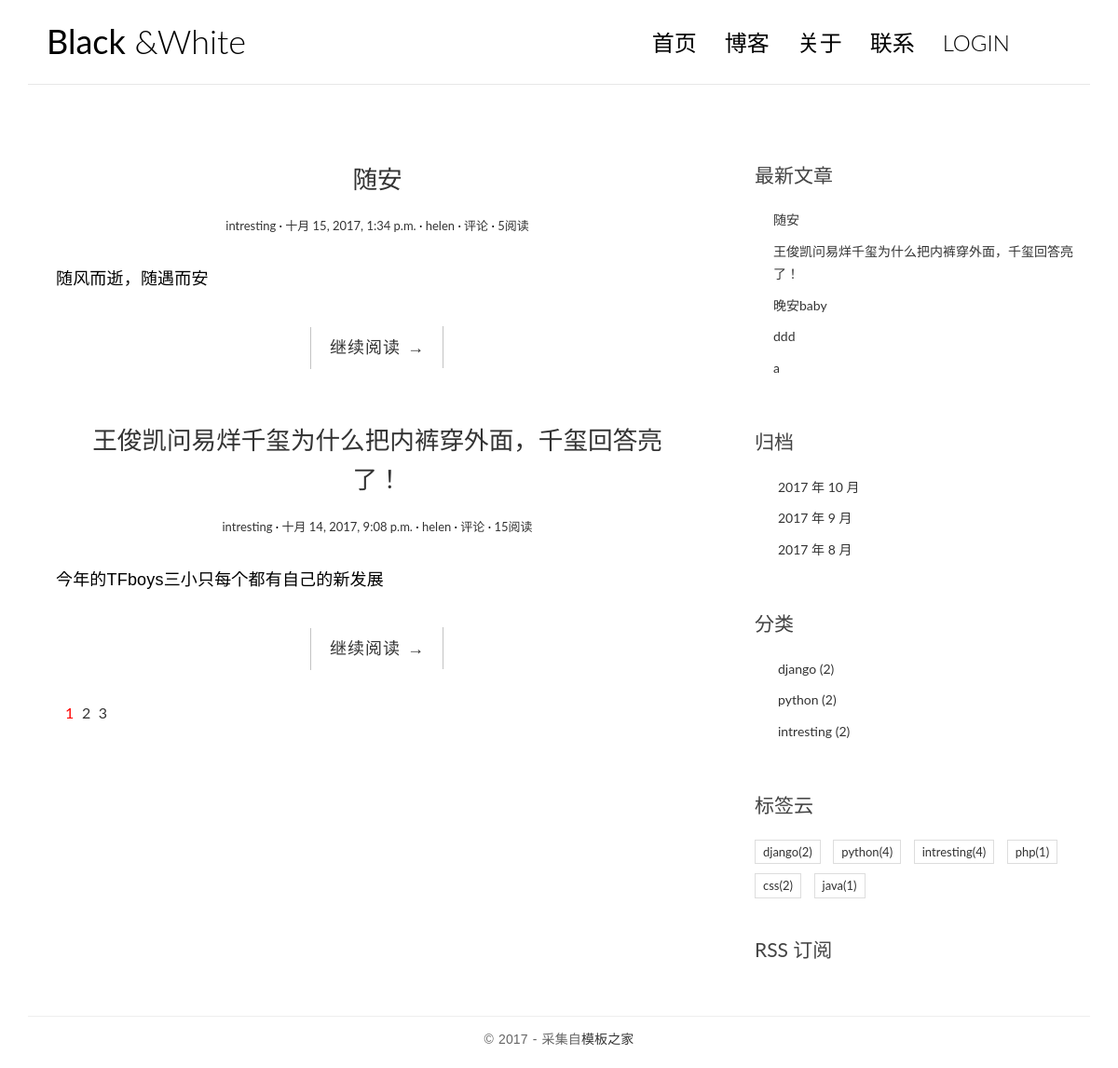
The app's page /, older data.
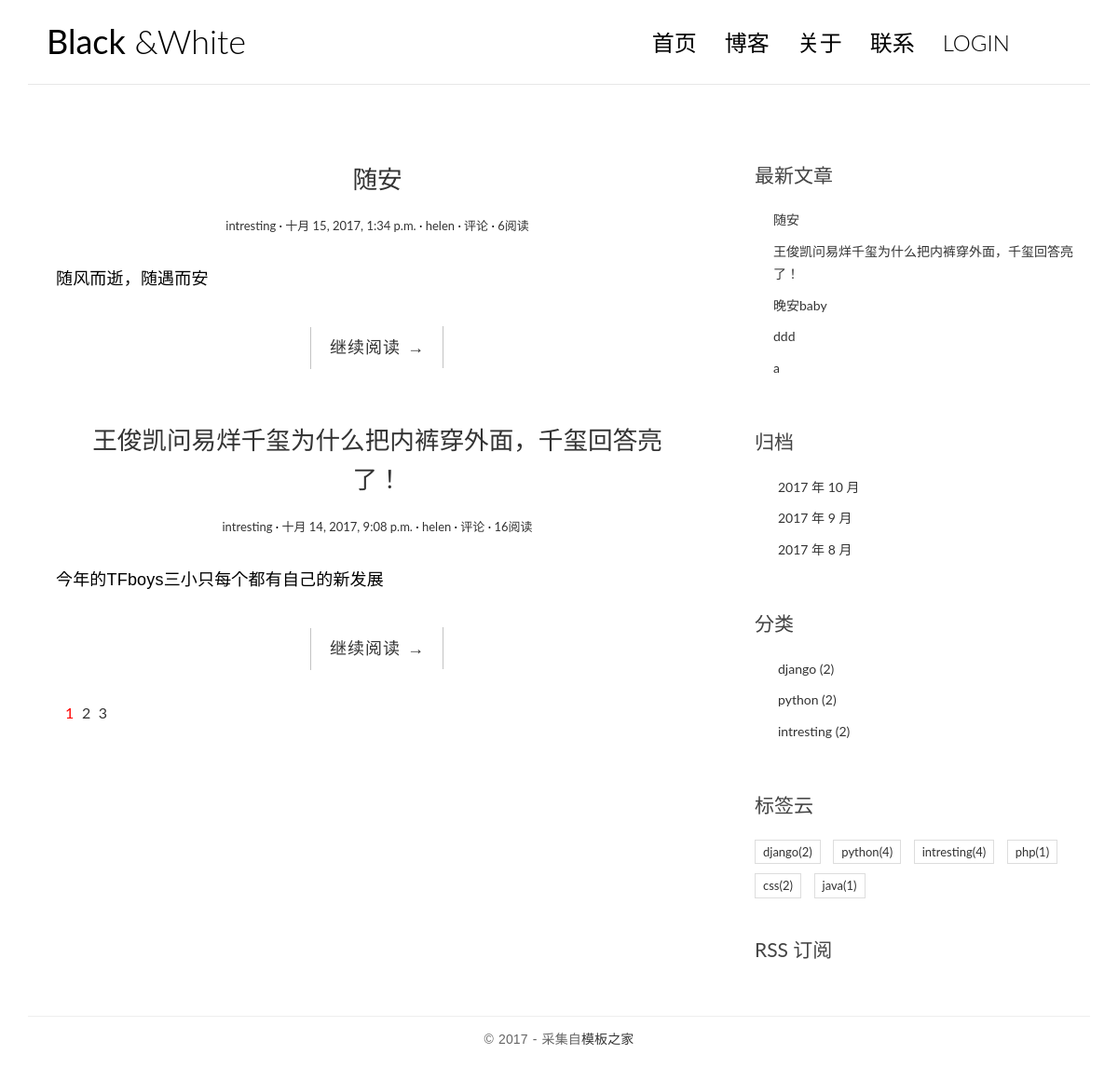
The same page, newer data.
### blog/models.py (models this page shows, shortened)
class Post(models.Model):
    title = models.CharField(max_length=64)
    body = models.TextField()
    created_time = models.DateTimeField()
    modified_time = models.DateTimeField()
    excerpt = models.CharField(max_length=256,blank=True)
    category = models.ForeignKey(Category)
    tage = models.ManyToManyField(Tag,blank=True)
    author = models.ForeignKey(User)
    views = models.PositiveIntegerField(default=0)
    class Meta:
        ordering = ['-created_time','-modified_time']
    def get_absolute_url(self):
        return reverse('blog:detail',kwargs={'pk':self.pk})

class Category(models.Model):
    name = models.CharField(max_length=64)

class Tag(models.Model):
    name = models.CharField(max_length=64)

### blog/views.py (the view, shortened to what this page needs)
# urls.py: url(r'^$',views.IndexView.as_view(),name='index'),
class IndexView(ListView):
    model = Post
    template_name = 'blog/index.html'
    context_object_name = 'post_list'
    paginate_by = 2
    def pagination_data(self,paginator,page,is_paginated):
        if not is_paginated:
            return {}
        first = False              # 首页
        left_has_more = False      # 省略号
        left = []                  # 当前页左边的页码
        page_number = page.number  # 当前页
        right = []                 # 当前页右边的页码
        right_has_more = False     # 省略号
        last = False               # 最后一页
        total_pages = paginator.num_pages# 总页数
        page_range = paginator.page_range# 获取整个分页的列表
        if page_number == 1:
            right = page_range[page_number:page_number+2]
            if right[-1]<total_pages-1:
                right_has_more = True
            if right[-1]<total_pages:
                last = True
        elif page_number == total_pages:
            left = page_range[(page_number-3) if(page_number-3)>0 else 0:page_number-1]
            if left[0]>2:
                left_has_more = True
            if left[0]>1:
                first = True
        data = {
            'left':left,
            'right':right,
            'left_has_more':left_has_more,
            'right_has_more':right_has_more,
            'first':first,
            'last':last
        }
        return data
    def get_context_data(self,**kwargs):
        context = super().get_context_data(**kwargs)
        paginator = context.get('paginator')
        page = context.get('page_obj')
        is_paginated = context.get('is_paginated')
        paginator_data = self.pagination_data(paginator,page,is_paginated)
        context.update(paginator_data)
        return context

### blog/templatetags/blog_tags.py (called while the page is built)
@register.simple_tag
def get_recent_posts(num=5):
    return Post.objects.all().order_by('-created_time')[:num]

@register.simple_tag
def archives():
    return Post.objects.dates('created_time','month',order='DESC')

@register.simple_tag
def get_categories():
    return Category.objects.annotate(num_post = Count('post')).filter(num_post__gt=0)

@register.simple_tag
def get_tags():
    return Tag.objects.annotate(num_post = Count('post')).filter(num_post__gt=0)

### templates/blog/index.html (shortened to what this page needs)
{% extends 'blog/base.html' %}
{% block main %}
{% for post in post_list %}
<article class="post post-{{ post.pk }}">
    <header class="entry-header">
        <h1 class="entry-title">
            <a href="{{ post.get_absolute_url }}">{{ post.title }}</a>
        </h1>
        <div class="entry-meta">
            <span class="post-category"><a href="#">{{ post.category.name }}</a></span>
            <span class="post-date"><a href="#"><time class="entry-date" datetime="{{ post.created_time }}">{{ post.created_time }}</time></a></span>
            <span class="post-author"><a href="#">{{ post.author }}</a></span>
            <span class="comments-link"><a href="#">评论</a></span>
            <span class="views-count"><a href="#">{{post.views}}阅读</a></span>
        </div>
    </header>
    <div class="entry-content clearfix">
        <p>{{ post.excerpt }}</p>
        <div class="read-more cl-effect-14">
            <a href="{{ post.get_absolute_url }}" class="more-link">继续阅读 <span class="meta-nav">→</span></a>
        </div>
    </div>
</article>
{% empty %}
<div class="no-post">暂时还没有发布的文章！</div>
{% endfor %}
{% if is_paginated %}
<div class="pagination">
   <ul>
       <li class="current"><a href="?page={{page_obj.number}}">{{page_obj.number}}</a></li>
       {%if right%}
            {% for i in right%}
                <li><a href="?page={{i}}">{{i}}</a> </li>
            {%endfor%}
       {%endif%}
   </ul>
</div>
{%endif%}
{% endblock main %}

### templates/blog/base.html (shortened to what this page needs)
{%load staticfiles%}
{%load blog_tags%}
<html>
<head>
    <link rel="stylesheet" href="{% static 'blog/css/bootstrap.min.css' %}">
    <link rel="stylesheet" href="{% static 'blog/css/custom.css' %}">
    <link rel="stylesheet" href="{% static 'blog/css/pace.css' %}">
    <link rel="stylesheet" href="http://code.ionicframework.com/ionicons/2.0.1/css/ionicons.min.css">
    <link rel="stylesheet" href="{% static 'blog/css/highlights/github.css' %}">
</head>
<body>
<div class="container">
    <header id="site-header">
        <div class="row">
            <div class="col-md-4 col-sm-5 col-xs-8">
                <div class="logo">
                    <h1><a href="{% url 'blog:index' %}"><b>Black</b> &amp;White</a></h1>
                </div>
            </div>
            <div class="col-md-8 col-sm-7 col-xs-4">
                <nav class="main-nav" role="navigation">
                    <div class="collapse navbar-collapse" id="bsexample-navbar-collapse-1">
                        <ul class="nav navbar-nav navbar-right">
                            <li class="cl-effect-11"><a href="{% url 'blog:index' %}" data-hover="首页">首页</a></li>
                            <li class="cl-effect-11"><a href="fullwidth.html" data-hover="博客">博客</a></li>
                            <li class="cl-effect-11"><a href="about.html" data-hover="关于">关于</a></li>
                            <li class="cl-effect-11"><a href="contact.html" data-hover="联系">联系</a></li>
                            {%if user.is_authenticated%}
                            <li class="cl-effect-11"><a href="{% url 'password_change' %}">修改密码</a></li>
                            <li class="cl-effect-11"><a href="{% url 'logout' %}" >LOGOUT</a></li>
                            {%else%}
                            <li class="cl-effect-11"><a href="{% url 'login' %}" >LOGIN</a></li>
                            {%endif%}
                        </ul>
                    </div>
                </nav>
            </div>
        </div>
    </header>
</div>
<div class="content-body">
    <div class="container">
        <div class="row">
            <main class="col-md-8">
                {% block main %}
                {% endblock %}
            </main>
            <aside class="col-md-4">
                <div class="widget widget-recent-posts">
                    <h3 class="widget-title">最新文章</h3>
                    {% get_recent_posts as recent_post_list %}
                    <ul>
                       {% for post in recent_post_list %}
                        <li>
                            <a href="{{ post.get_absolute_url }}">{{ post.title }}</a>
                        </li>
                        {% empty %}
                          暂无文章！
                        {% endfor %}
                    </ul>
                </div>
                <div class="widget widget-archives">
                    <h3 class="widget-title">归档</h3>
                    {% archives as date_list %}
                    <ul>
                       {% for date in date_list %}
                        <li>
                            <a href="{% url 'blog:archives' date.year date.month %}">
                                {{ date.year }} 年 {{ date.month }} 月
                            </a>
                        </li>
                        {% empty %}
                          暂无归档！
                        {% endfor %}
                    </ul>
                </div>
                <div class="widget widget-category">
                    <h3 class="widget-title">分类</h3>
                    {% get_categories as category_list %}
                    <ul>
                        {% for category in category_list %}
                        <li>
                           <a href="{% url 'blog:category' category.pk %}">{{ category.name }} <span class="post-count">({{category.num_post}})</span></a>
                        </li>
                         {% endfor %}
                    </ul>
                </div>
                <div class="widget widget-tag-cloud">
                    <h3 class="widget-title">标签云</h3>
                    {% get_tags as tag_list %}
                    <ul>
                        {% for tag in tag_list %}
                        <li>
                            <a href="{% url 'blog:tag' tag.pk %}">{{tag.name}}<span class="post-count">({{tag.num_post}})</span></a>
                        </li>
                        {% empty %}
                          没有标签
                        {% endfor %}
                    </ul>
                </div>
                <div class="rss">
                    <a href="{%url 'rss'%}"> RSS 订阅</a>
                </div>
            </aside>
        </div>
    </div>
</div>
<footer id="site-footer">
    <div class="container">
        <div class="row">
            <div class="col-md-12">
                <p class="copyright">&copy 2017 - 采集自<a href="http://www.cssmoban.com/" target="_blank" title="模板之家">模板之家</a></p>
            </div>
        </div>
    </div>
</footer>
</body>
</html>

### blog/static/blog/css/custom.css (style rules this page uses)
* { outline: none; }
h1, h2, h3, h4, h5, h6 { margin-top: 0; }
b { font-weight: 400; }
a { color: #333; }
body { color: #444; font-family: 'Lato', sans-serif; }
p { font-family: 'Ubuntu', sans-serif; font-weight: 400; word-spacing: 1px; letter-spacing: 0.01em; }
#site-header { background-color: #FFF; padding: 25px 20px; margin-bottom: 40px; border-bottom: 1px solid #e7e7e7; }
.logo h1 a { color: #000; }
.logo h1 { margin: 0; font-family: 'Lato', sans-serif; font-weight: 300; }
.main-nav { margin-top: 11px; max-width: 95%; }
.main-nav a { color: #000000 !important; padding: 0 0 5px 0 !important; margin-right: 30px; font-family: 'Lato', sans-serif; font-weight: 300; font-size: 24px; }
.cl-effect-11 a { padding: 10px 0; color: #0972b4; text-shadow: none; }
.cl-effect-11 a::before { position: absolute; top: 0; left: 0; overflow: hidden; padding: 0 0 5px 0 !important; max-width: 0; border-bottom: 1px solid #000; color: #000; content: attr(data-hover); white-space: nowrap; -webkit-transition: max-width 0.5s; -moz-transition: max-width 0.5s; transition: max-width 0.5s; }
.content-body { padding-bottom: 4em; }
.post { background: #fff; padding: 30px 30px 0; }
.entry-title { text-align: center; font-size: 1.9em; margin-bottom: 20px; line-height: 1.6; padding: 10px 20px 0; }
.entry-meta { text-align: center; color: #DDDDDD; font-size: 13px; margin-bottom: 30px; }
.entry-content { font-size: 18px; line-height: 1.9; font-weight: 300; color: #000; }
.post-category::after, .post-date::after, .post-author::after, .comments-link::after { content: ' ·'; color: #000; }
.read-more { font-family: 'Ubuntu', sans-serif; font-weight: 400; word-spacing: 1px; letter-spacing: 0.01em; text-align: center; margin-top: 20px; }
.cl-effect-14 a { padding: 0 20px; height: 45px; line-height: 45px; position: relative; display: inline-block; margin: 15px 25px; letter-spacing: 1px; font-weight: 400; text-shadow: 0 0 1px rgba(255, 255, 255, 0.3); }
.cl-effect-14 a::before, .cl-effect-14 a::after { position: absolute; width: 45px; height: 1px; background: #C3C3C3; content: ''; -webkit-transition: all 0.3s; -moz-transition: all 0.3s; transition: all 0.3s; pointer-events: none; }
.cl-effect-14 a::before { top: 0; left: 0; -webkit-transform: rotate(90deg); -moz-transform: rotate(90deg); transform: rotate(90deg); -webkit-transform-origin: 0 0; -moz-transform-origin: 0 0; transform-origin: 0 0; }
.cl-effect-14 a::after { right: 0; bottom: 0; -webkit-transform: rotate(90deg); -moz-transform: rotate(90deg); transform: rotate(90deg); -webkit-transform-origin: 100% 0; -moz-transform-origin: 100% 0; transform-origin: 100% 0; }
.widget { background: #fff; padding: 30px 0 0; }
.widget-title { font-size: 1.5em; margin-bottom: 20px; line-height: 1.6; padding: 10px 0 0; font-weight: 400; }
.widget-recent-posts ul { padding: 0; margin: 0; padding-left: 20px; }
.widget-recent-posts ul li { list-style-type: none; position: relative; line-height: 170%; margin-bottom: 10px; }
.widget-recent-posts ul li::before { content: '\f3d3'; font-family: "Ionicons"; position: absolute; left: -17px; top: 3px; font-size: 16px; color: #000; }
.widget-archives ul { padding: 0; margin: 0; padding-left: 25px; }
.widget-archives ul li { list-style-type: none; position: relative; line-height: 170%; margin-bottom: 10px; }
.widget-archives ul li::before { content: '\f3f3'; font-family: "Ionicons"; position: absolute; left: -25px; top: 1px; font-size: 16px; color: #000; }
.widget-category ul { padding: 0; margin: 0; padding-left: 25px; }
.widget-category ul li { list-style-type: none; position: relative; line-height: 170%; margin-bottom: 10px; }
.widget-category ul li::before { content: '\f3fe'; font-family: "Ionicons"; position: absolute; left: -25px; top: 1px; font-size: 18px; color: #000; }
.widget-tag-cloud ul { padding: 0; margin: 0; margin-right: -10px; }
.widget-tag-cloud ul li { list-style-type: none; font-size: 13px; display: inline-block; margin-right: 10px; margin-bottom: 10px; padding: 3px 8px; border: 1px solid #ddd; }
.rss { font-size: 21px; margin-top: 30px; }
.rss a { color: #444; }
#site-footer { padding-top: 10px; padding: 0 0 1.5em 0; }
.copyright { text-align: center; padding-top: 1em; margin: 0; border-top: 1px solid #eee; color: #666; }
.pagination ul { list-style: none; }
.pagination ul li { display: inline-block; font-size: 16px; margin-right: 5px; }
.current a { color: red; }

Row changes from the older to the newer data that the page shows:
changed Post "随安": views "5" → "6"
changed Post "王俊凯问易烊千玺为什么把内裤穿外面，千玺回答亮了！": views "15" → "16"
